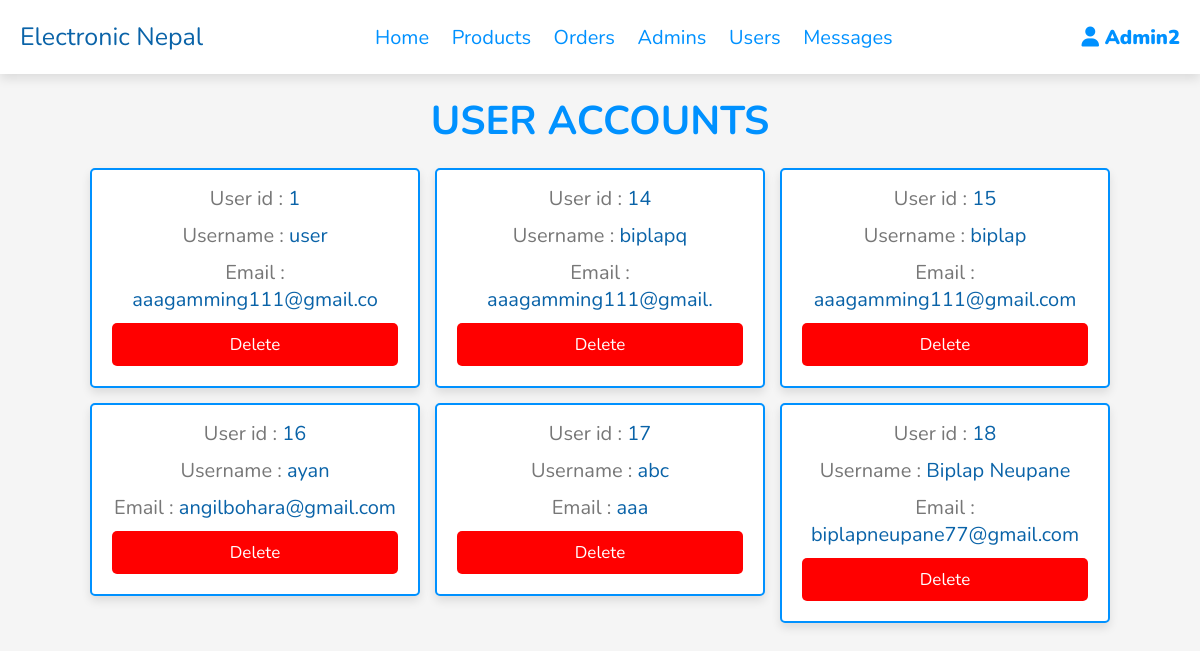
The app's page /admin1/users_accounts.php (signed in) with its own data.
### tables this page shows
CREATE TABLE `users` (
  `id` int(100) NOT NULL,
  `name` varchar(20) NOT NULL,
  `email` varchar(50) NOT NULL,
  `phone` varchar(15) NOT NULL,
  `password` varchar(50) NOT NULL,
  `state` varchar(50) NOT NULL,
  `city` varchar(50) NOT NULL,
  `address` varchar(100) NOT NULL,
  `user_status` tinyint(1) NOT NULL DEFAULT 1,
  `user_picture` varchar(200) NOT NULL,
  `admin_blocker` int(100) DEFAULT NULL,
  `admin_UNblocker` int(100) DEFAULT NULL,
  `code` varchar(10) NOT NULL
);

### admin1/users_accounts.php (the view, shortened to what this page needs)
<?php
include '../components/connect.php';
?>
<!DOCTYPE html>
<html lang="en">
<head>
    <link rel="stylesheet" href="https://cdnjs.cloudflare.com/ajax/libs/font-awesome/6.1.1/css/all.min.css">
    <link rel="stylesheet" href="../css/admin_style.css?v=<?php echo Time()?>">
</head>
<body>
    <?php include '../components/admin_header.php'; ?>
    <section class="accounts">
        <h1 class="heading">User accounts</h1>
        <div class="box-container">
            <?php
      $select_accounts = $conn->prepare("SELECT * FROM `users`");
      $select_accounts->execute();
      if($select_accounts->rowCount() > 0){
         while($fetch_accounts = $select_accounts->fetch(PDO::FETCH_ASSOC)){
   ?>
            <div class="box">
                <p> User id : <span><?= $fetch_accounts['id']; ?></span> </p>
                <p> Username : <span><?= $fetch_accounts['name']; ?></span> </p>
                <p> Email : <span><?= $fetch_accounts['email']; ?></span> </p>
                <a href="users_accounts.php?delete=<?= $fetch_accounts['id']; ?>"
                    onclick="return confirm('Delete this account? the user related information will also be delete!')"
                    class="delete-btn">Delete</a>
            </div>
            <?php
         }
      }else{
         echo '<p class="empty">No accounts available!</p>';
      }
   ?>
        </div>
    </section>
</body>
</html>

### components/admin_header.php (shortened to what this page needs)
<header class="header">
    <section class="flex">
        <a href="../admin/dashboard.php" class="logo"><span>Electronic Nepal</span></a>
        <nav class="navbar">
            <a href="../admin/dashboard.php">Home</a>
            <a href="../admin/products.php">Products</a>
            <a href="../admin/placed_orders.php">Orders</a>
            <a href="../admin/admin_accounts.php">Admins</a>
            <a href="../admin/users_accounts.php">Users</a>
            <a href="../admin/messages.php">Messages</a>
        </nav>
        <?php
            $select_profile = $conn->prepare("SELECT * FROM `admins` WHERE id = ?");
            $select_profile->execute([$admin_id]);
            $fetch_profile = $select_profile->fetch(PDO::FETCH_ASSOC);
         ?>
        <div class="icons">
            <div id="user-btn" class="fas fa-user"><span style="text-transform: capitalize;">
                    <?= $fetch_profile['name']; ?></span>
            </div>
        </div>
    </section>
</header>

### css/admin_style.css (style rules this page uses)
:root { --main-color:#0A63A8; --orange:#f39c12; --white:#ffffff; --blue:#0091ff; --color:#ff0000; --light-color:#777; --light-bg:#f5f5f5; --border:.2rem solid var(--blue); --box-shadow:0 .5rem 1rem rgba(0,0,0,.1); }
* { font-family: 'Nunito', sans-serif; margin:0; padding:0; box-sizing: border-box; outline: none; border:none; text-decoration: none; }
html { font-size: 62.5%; overflow-x: hidden; }
body { background-color: var(--light-bg); }
section { padding:2rem; max-width: 1200px; margin:0 auto; }
.heading { font-size: 4rem; color:var(--blue); margin-bottom: 2rem; text-align: center; text-transform: uppercase; }
.btn, .delete-btn, .option-btn { display: block; width: 100%; margin-top: 1rem; border-radius: .5rem; padding:1rem 3rem; font-size: 1.7rem; text-transform: capitalize; color:var(--white); cursor: pointer; text-align: center; }
.delete-btn { background-color: var(--color); }
.header { position: sticky; top:0; left:0; right:0; background-color: var(--white); box-shadow: var(--box-shadow); z-index: 1000; }
.header .flex { display: flex; align-items: center; justify-content: space-between; position: relative; }
.header .flex .logo { font-size: 2.5rem; color:var(--blue); }
.header .flex .logo span { color:var(--main-color); }
.header .flex .navbar a { margin:0 1rem; font-size: 2rem; color:var(--blue); }
.header .flex .icons div { margin-left: 1.7rem; font-size: 2rem; cursor: pointer; color:var(--blue); }
.accounts .box-container { display: grid; grid-template-columns: repeat(auto-fit, 33rem); gap:1.5rem; align-items: flex-start; justify-content: center; }
.accounts .box-container .box { padding:2rem; padding-top: .5rem; border-radius: .5rem; text-align: center; border:var(--border); background-color: var(--white); box-shadow: var(--box-shadow); }
.accounts .box-container .box p { font-size: 2rem; color:var(--light-color); margin: 1rem 0; }
.accounts .box-container .box p span { color:var(--main-color); }

### records on screen
users: id "1", name "user", email "aaagamming111@gmail.co"
users: id "14", name "biplapq", email "aaagamming111@gmail."
users: id "15", name "biplap", email "aaagamming111@gmail.com"
users: id "16", name "ayan", email "angilbohara@gmail.com"
users: id "17", name "abc", email "aaa"
users: id "18", name "Biplap Neupane", email "biplapneupane77@gmail.com"

### other values on screen
$fetch_profile['name'] "Admin2"
